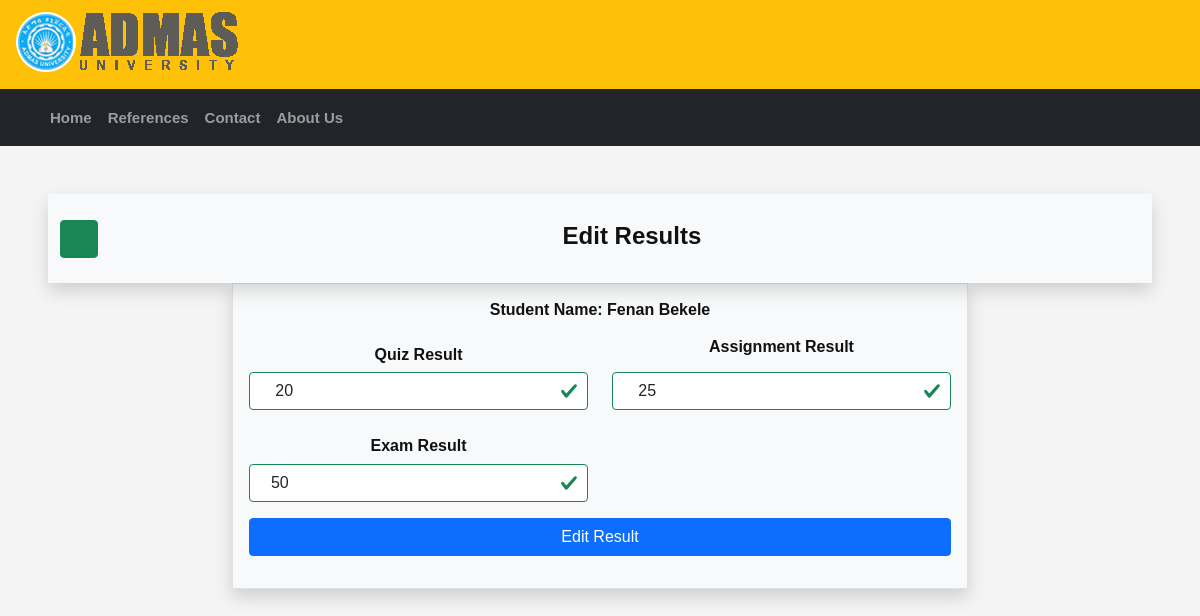
The app's page /_teachers/t_correct_result.php?id=1 (signed in) with its own data.
### tables this page shows
CREATE TABLE `assign` (
  `assign_id` int(255) NOT NULL,
  `class_id` int(255) NOT NULL,
  `student_id` int(255) NOT NULL,
  `submitted_assignment` varchar(255) NOT NULL,
  `submitted_exam` varchar(255) NOT NULL,
  `quiz` varchar(255) NOT NULL,
  `assignment` varchar(255) NOT NULL,
  `exam` varchar(255) NOT NULL,
  `total` varchar(255) NOT NULL
);

### _teachers/t_correct_result.php (the view, shortened to what this page needs)
<!DOCTYPE html>
<html lang="en-us" dir="ltr">
    <head>
        <link rel="stylesheet" type="text/css" href="../icon/svg-with-js/css/fa-svg-with-js.css">
        <link rel="stylesheet" type="text/css" href="../css/bootstrap.min.css">
        <link rel="stylesheet" type="text/css" href="../css/style.css">
  </head>
  <body>
    <header id="top-header" class="bg-warning">
        <div class="top-tol">
            <ul>
                <div id="logo">
                    <a><img src="../images/LogooB2.png" alt="admas university e-learning managment system logo" title="AU e-learning management"></a>
                </div>
            </ul>
        </div>
    </header>
    <nav class="navbar navbar-expand-md bg-dark navbar-dark" style="margin-bottom: 0px;">
        <div class="container">
            <div class="collapse navbar-collapse" id="navbarContent">
                <ul class="navbar-nav me-auto mb-2 mb-lg-0">
                    <li class="nav-item"><a href="../index.php" class="nav-link">Home</a></li>
                    <li class="nav-item"><a href="../reference.php" class="nav-link">References</a></li>
                    <li class="nav-item"><a href="../contact.php" class="nav-link">Contact</a></li>
                    <li class="nav-item"><a href="../about.php" class="nav-link">About Us</a></li>
                </ul>
            </div>
        </div>
    </nav>
    <div class="wrapper d-flex align-items-stretch">
    	<div id="content" class="p-4 p-md-5">
        	<nav class="navbar navbar-expand-lg navbar-light bg-light shadow">
            	<div class="container">
                    <button type="button" id="sidebarCollapse" class="btn btn-success">
                      <i class="fas fa-bars"></i>
                    </button>
                    <div class="container">
                    	<div class="row align-items-center justify-content-center">
                        	<div class="col-md-6 text-center">
                                <div class="card bg-light col-md mt-1" style="border-style: none;">
                                    <div class="card-body">
                                        <h4 class="card-title"><i class="fas fa-street-view"></i> <strong>Edit Results</strong></h4>
                                    </div>
                                </div>
                            </div>
                        </div>
                    </div>
                </div>
            </nav>
            <div class="col-sm-12 col-md-8 offset-md-2">
   		<center>
           <?php
    include '../my_funcs.php';
    if(isset($_REQUEST['id'])){
        $assign_id = intval($_REQUEST['id']);
        $array = array();
        $q = "SELECT * FROM assign WHERE assign_id = '$assign_id'";
        $q_result = mysqli_query($con,$q);
        while ($r = mysqli_fetch_assoc($q_result )){
        $array['assign_id'] = $r['assign_id'];
        $array['student_id'] = $r['student_id'];
        $array['quiz'] = $r['quiz'];
        $array['assignment'] = $r['assignment'];
        $array['exam'] = $r['exam'];
        $student_id = $array['student_id'];
        $q_student = "SELECT student_full_name FROM student WHERE student_id = '$student_id'";
        $q_student_result = mysqli_query($con,$q_student);
        if (mysqli_num_rows($q_student_result) > 0) {
            while($student = mysqli_fetch_assoc($q_student_result)) {
                $array['student_full_name'] = $student['student_full_name'];
        }}}
?>
<form class="was-validated bg-light border shadow p-3" action="t_correct_result.php" method="POST" enctype="multipart/form-data" name="form">
        <h6><b><i></i>Student Name: <?php echo  $array['student_full_name'] ?> </b></h6>
        <div class="row mt-3">
            <div class="form-group mt-2 col-md-6 col-sm-12">
                <label for="email"><h6><b><i></i> Quiz Result</b></h6></label>
                <input type="text" class="form-control" name="student_quiz" id="email" placeholder="Enter Quiz Result" value=" <?php echo $array['quiz']; ?>" >
            </div>
            <div class="form-group col-md-6 col-sm-12">
                <label for="mob_no" class="form-label"><h6><b><i ></i> Assignment Result</b></h6></label>
                <input type="text" class="form-control" name="student_assignment" for="mob_no" placeholder="Enter Assignment Result" value=" <?php echo $array['assignment']; ?>">
            </div>
        </div>
        <div class="row mt-3">
            <div class="form-group mt-2 col-md-6 col-sm-12">
                <label for="email"><h6><b><i ></i> Exam Result</b></h6></label>
                <input type="text" class="form-control" name="student_exam" id="email" placeholder="Enter Exam Result" value=" <?php echo $array['exam']; ?>" >
            </div>
        </div>
    <div class="row">
        <div class="col-md mt-3 mb-3">
            <button type="submit" name="Submit" class="btn btn-primary btn-large col-md-12" value="Submit">Edit Result</button>
        </div>
    </div>
    </form>
<?php
    }
?>
    </center>
   </div>
    </div>
                             </div>
  </body>
</html>

### css/style.css (style rules this page uses)
* { margin: 0px; padding: 0px; }
body { display: flex; flex-direction: column; font-family: "Verdana", "Arial", "Helvetica",serif, sans-serif; font-size: 14px; line-height: 1.8em; color: #111; background-color: #f4f4f4; }
a:any-link { text-decoration: none; color: blueviolet; }
#top-header { line-height: 70px; background-color: #0aa8f2; }
#top-header #logo img { margin-top: 10px; margin-right: 10px; margin-left: -20px; }
#top-header ul { list-style: none; }
nav ul li a { font-size: 15px; font-weight: bold; }
img { vertical-align: middle; border-style: none; }
img { page-break-inside: avoid; }
#content { width: 100%; padding: 0; min-height: 100vh; -webkit-transition: all 0.3s; -o-transition: all 0.3s; transition: all 0.3s; }

### records on screen
assign: student_quiz "20", student_assignment "25", student_exam "50"

### other values on screen
$array['student_full_name'] "Fenan Bekele"
